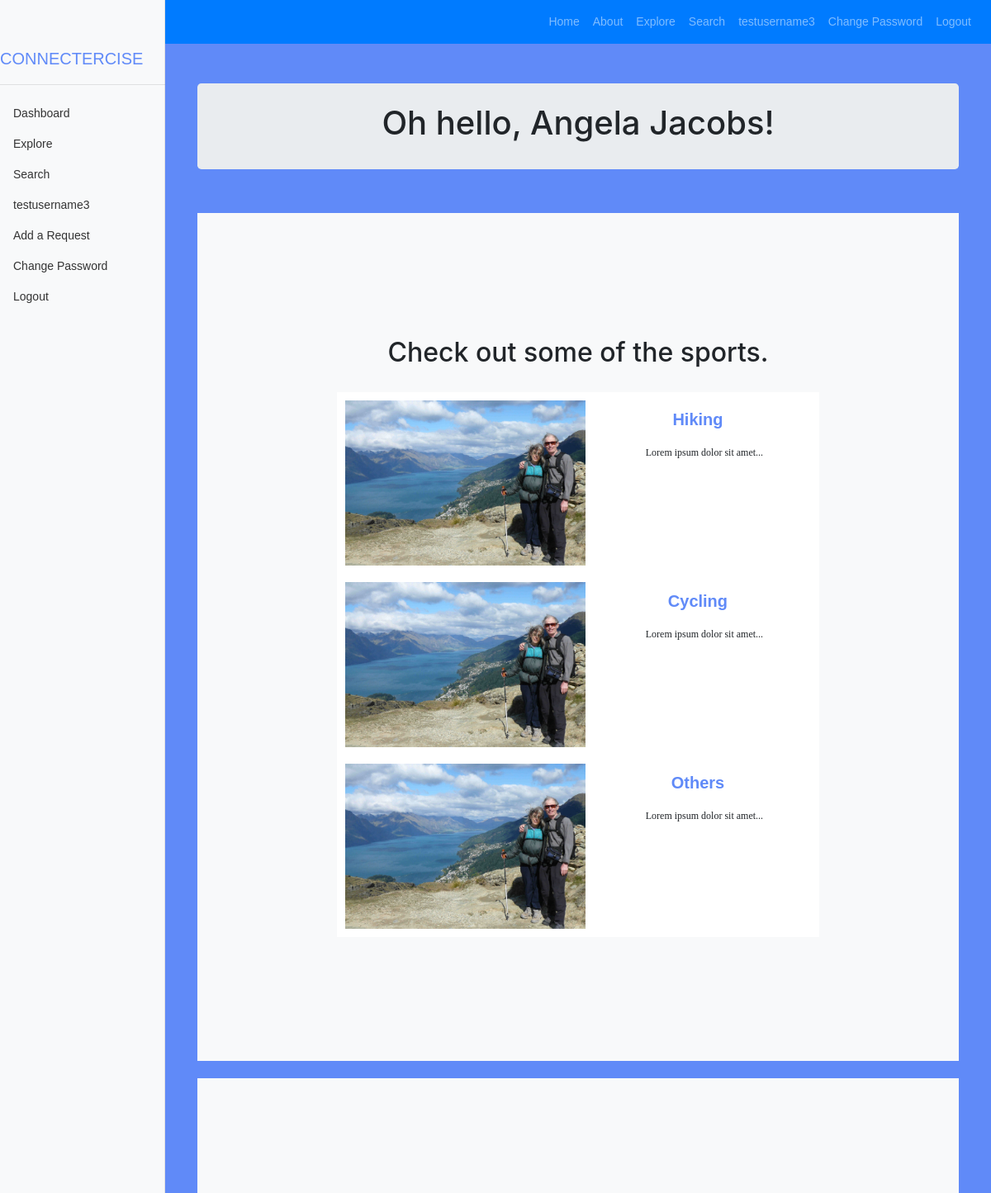
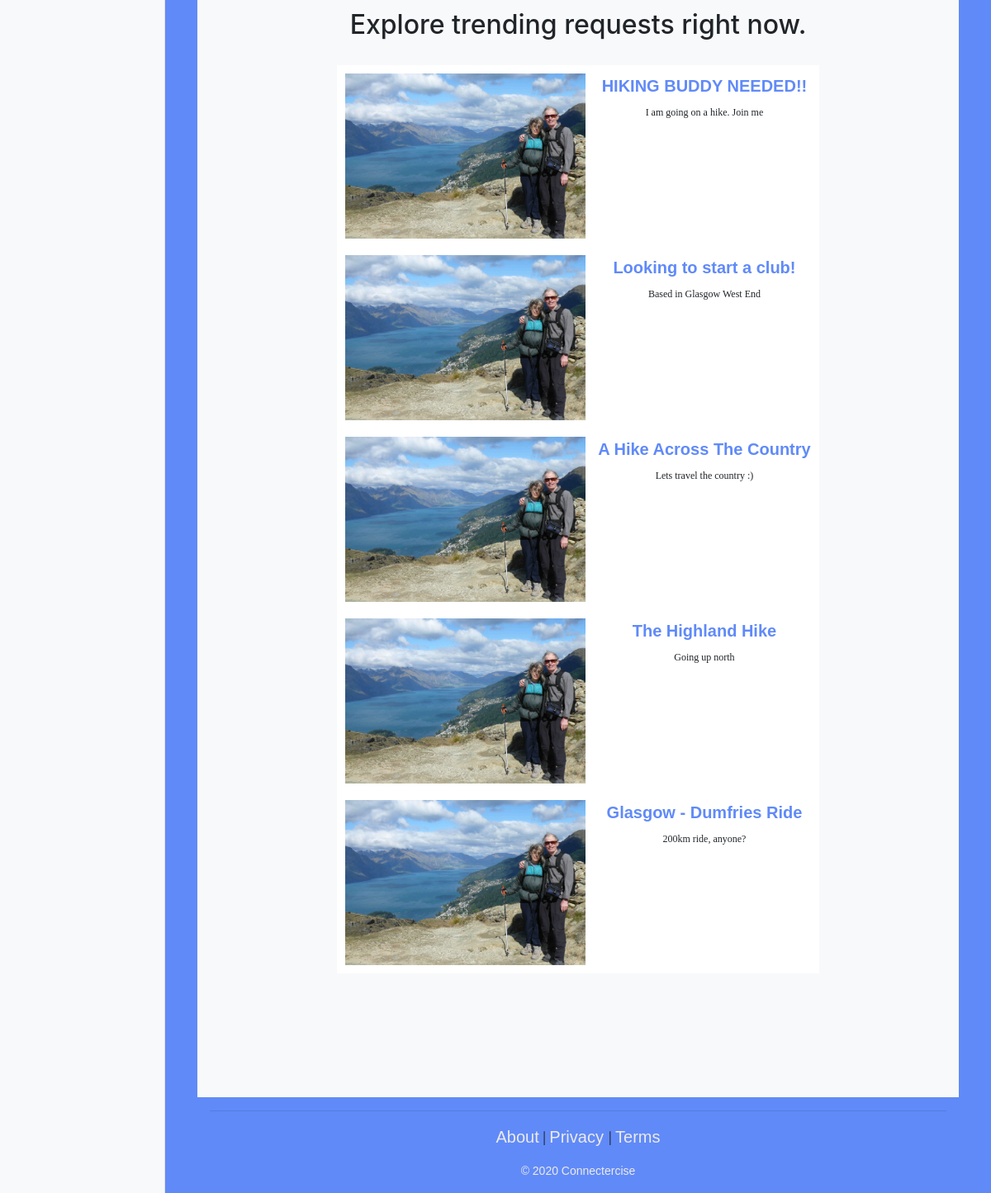
The page / (signed in) on the database its author committed (2 pictures, top to bottom).
### connectercise/models.py (models this page shows, shortened)
class Sport(models.Model):
    name = models.CharField(max_length=128, unique=True)
    slug = models.SlugField(unique=True)

class SportRequest(models.Model):
    sport = models.ForeignKey(Sport, on_delete=models.CASCADE)
    title = models.CharField(max_length=128)
    views = models.IntegerField(default=0)
    slug = models.SlugField(unique=True)
    request_id = models.CharField(max_length=128,primary_key=True)
    suggested_date = models.DateField(null=True, blank=True, help_text='MM/DD/YY (optional HH:MM)')
    location = models.CharField(max_length=512)
    creator = models.ForeignKey(User, on_delete=models.CASCADE)
    desc = models.CharField(max_length=1024)
    completed = models.BooleanField(default=False)
    picture = models.ImageField(upload_to='requests', blank=True)

### connectercise/views.py (the view)
# urls.py: path('', views.index, name='index'),
def index(request):
    if request.user.is_authenticated:
        if timezone.now() - request.user.date_joined < timedelta(seconds=5):
            return redirect(reverse('connectercise:user_settings', kwargs={'user_profile_slug': request.user}))
    sport_list = Sport.objects.all()[:5]
    request_list = SportRequest.objects.order_by('-views')[:5]
    context_dict = {}
    context_dict['boldmessage'] = 'lorem ipsum?'
    context_dict['sports'] = sport_list
    context_dict['requests'] = request_list
    return render(request, 'connectercise/index.html', context=context_dict)

### templates/connectercise/index.html (shortened to what this page needs)
{% extends 'connectercise/base.html' %}
{% load static %}
{% load static %}
{% block body_block %}
{% if user.is_authenticated %}
<div class="container text-center">
    <div class="jumbotron p-4">
        <div class="container">
              <h1>Oh hello,
                {% if user.first_name %}
                {{ user.first_name }} {{ user.last_name }}!
                {% else %}
                {{ user.username }}!
                {% endif %}
                </h1>
        </div>
    </div>
  <br>
<section id="sports" class="bg-light">
<div class="container">
  <div class="row">
    <div class="col-lg-8 mx-auto">
    <h2>Check out some of the sports.</h2><br>
      <ul class="nav flex-column">
        {% if sports %}
            {% for s in sports %}
                <ul class="list">
                    <li class="list">
                    <img class="list" src="{% static 'images/about4.jpg' %}" />
                    <h3 class="list"><a class="nav-link active" href = "{% url 'connectercise:show_sport' s.slug %}">
                     {{ s.name }}</a></h3>
                    <p class="list">Lorem ipsum dolor sit amet...</p>
                    </li>
                </ul>
            {% endfor %}
        {% else %}
            <li class="nav-item">There are no sports present.</li>
        {% endif %}
    </ul>
    </div>
  </div>
</div>
</section>
<br>
<section id="requests" class="bg-light">
<div class="container">
  <div class="row">
    <div class="col-lg-8 mx-auto">
      {% if requests %}
      <h2>Explore trending requests right now.</h2><br>
        <ul class="nav flex-column">
            {% for r in requests %}
                <ul class="list">
                    <li class="list">
                    <img class="list" src="{% static 'images/about4.jpg' %}" />
                    <h3 class="list"><a href="{% url 'connectercise:show_request' r.sport.slug r.slug %}">
                     {{ r.title }}</a></h3>
                    <p class="list">{{ r.desc }}</p>
                    </li>
                </ul>
            {% endfor %}
      {% else %}
            <li class="nav-item">There are no requests present.</li>
      {% endif %}
    </ul>
    </div>
  </div>
</div>
</section>
{% endif %}
{% endblock %}

### templates/connectercise/base.html (shortened to what this page needs)
<!DOCTYPE html>
{% load static %}
{% load connectercise_template_tags %}
<html lang="en">
    <head>
    <link href="{% static 'vendor/bootstrap/css/bootstrap.min.css' %}" rel="stylesheet">
    <link href="{% static 'css/dashboard.css' %}" rel="stylesheet">
    <link rel="stylesheet" href="https://cdnjs.cloudflare.com/ajax/libs/font-awesome/4.7.0/css/font-awesome.min.css">
    <link href="{% static 'css/scrolling-nav.css' %}" rel="stylesheet">
    </head>
    <body>
    <nav class="navbar navbar-expand-md navbar-dark bg-primary">
    <a class="footer" href="{% url 'connectercise:index' %}">
        <span class="nav-item">Connectercise</span>
    </a>
    <div class="collapse navbar-collapse" id="navbarNavDropdown">
        <ul class="navbar-nav ml-auto">
            <li class="nav-item">
                <a class="nav-link" href="{% url 'connectercise:index' %}">Home</a>
            </li>
            <li class="nav-item">
                <a class="nav-link" href="{% url 'connectercise:about' %}">About</a>
            </li>
            <li class="nav-item">
                <a class="nav-link" href="{% url 'connectercise:explore' %}">Explore</a>
            </li>
            <li class="nav-item">
                <a class="nav-link" href="{% url 'connectercise:search' %}">Search</a>
            </li>
            {% if user.is_authenticated %}
            <li class="nav-item">
                <a class="nav-link" href="{% url 'connectercise:show_user' user.username %}">{{ user.username }}</a>
            </li>
            <li class="nav-item">
                <a class="nav-link" href="{% url 'auth_password_change' %}">Change Password</a>
            </li>
             <li class="nav-item">
                <a class="nav-link" href="{% url 'auth_logout' %}?next={% url 'connectercise:index' %}">Logout</a>
            </li>
            {% else %}
             <li class="nav-item">
                <a class="nav-link" href="{% url 'auth_login' %}">Login</a>
            </li>
            {% endif %}
        </ul>
    </div>
</nav>
        {% if user.is_authenticated %}
        <div class="container-fluid">
            <div class="row">
                <nav class="col-md-2 d-none d-md-block bg-light sidebar">
                    <div class="wrapper">
                    <div class="sidebar-sticky">
                        <ul class="nav flex-column">
                        <a class="logo" href="{% url 'connectercise:index' %}">
                            <span class="menu-collapsed">CONNECTERCISE</span>
                        </a>
                        <hr>
                            <ul class="nav flex-column">
                                <li class="nav-item">
                                    <a class="nav-link" href="{% url 'connectercise:index' %}">
                                    Dashboard <span class="sr-only">(current)</span>
                                    </a>
                                </li>
                                <li class="nav-item">
                                    <a class="nav-link" href="{% url 'connectercise:explore' %}">
                                    Explore
                                    </a>
                                </li>
                                <li class="nav-item">
                                    <a class="nav-link" href="{% url 'connectercise:search' %}">
                                    Search
                                    </a>
                                </li>
                                {% if user.is_authenticated %}
                                <li class="nav-item">
                                    <a class="nav-link" href="{% url 'connectercise:show_user' user.username %}">
                                    {{ user.username }}
                                    </a>
                                </li>
                                <li class="nav-item">
                                    <a class="nav-link" href="{% url 'connectercise:add_request' %}">
                                    Add a Request
                                    </a>
                                </li>
                                <li class="nav-item">
                                    <a class="nav-link" href="{% url 'auth_password_change' %}">
                                    Change Password
                                    </a>
                                </li>
                                <li class="nav-item">
                                    <a class="nav-link" href="{% url 'auth_logout' %}?next={% url 'connectercise:index' %}">
                                    Logout
                                    </a>
                                </li>
                                {% endif %}
                            </ul>
                        </ul>
                    </div>
                    </div>
                </nav>
                <main role="main" class="col-md-9  ml-sm-auto col-lg-10 px-4">
            {% else %}
            <div class="container text-center">
            <main role="main" class="col-lg-8 mx-auto">
            {% endif %}
                    {% block body_block %}
                    {% endblock %}
            <div class="container text-center"
            <footer>
                <hr>
                    <a class="footer" href="{% url 'connectercise:about' %}">About</a> | <a class="footer" href="{% url 'connectercise:privacy_policy' %}">Privacy </a> | <a class="footer" href="{% url 'connectercise:terms_of_service' %}">Terms</a></p>
                    <p class="footer">&copy; 2020 Connectercise
            </div>
            </main>
            {% if user.is_authenticated %}
            </div>
            {% endif %}
        </div>
    </body>
</html>

### static/css/dashboard.css (style rules this page uses)
body { font-size: .875rem; background-color: #608AF8; }
.sidebar { position: fixed; top: 0; bottom: 0; left: 0; z-index: 100; padding: 48px 0 0; box-shadow: inset -1px 0 0 rgba(0, 0, 0, .1); }
a.logo { color: #608AF8; font-family: helvetica; font-size: 20px; text-decoration: none; }
a { color: #608AF8; font-family: helvetica; }
a.footer { color: rgb(236, 234, 234); font-family: helvetica; font-size: 20px; text-decoration: none; }
p.footer { color: rgb(236, 234, 234); font-family: helvetica; text-decoration: none; }
.sidebar-sticky { position: relative; top: 0; height: calc(100vh - 48px); padding-top: .5rem; overflow-x: hidden; overflow-y: auto; }
.sidebar .nav-link { font-weight: 500; color: #333; }
[role="main"] { padding-top: 133px; }
@media (min-width: 768px) { [role="main"] { padding-top: 48px; } }
ul.list { list-style-type: none; position: relative; background: rgb(255, 255, 255); width: 500px; }
h3.list { font: bold 20px/1.5 Helvetica, Verdana, sans-serif; }
li img.list { float: left; margin: 0 15px 0 0; background: rgb(255, 255, 255); max-height: 200px; }
li p.list { font: 200 12px/1.5 Georgia, Times New Roman, serif; }
li.list { padding: 10px; overflow: auto; }
* { box-sizing: border-box; }

### static/css/scrolling-nav.css (style rules this page uses)
section { padding: 150px 0; }
* { margin: 0; padding: 0; }
ul.list { list-style-type: none; width: 100%; }
h3.list { font: bold 20px/1.5 Helvetica, Verdana, sans-serif; }
li img.list { float: left; margin: 0 15px 0 0; max-height: 200px; }
li p.list { font: 200 12px/1.5 Georgia, Times New Roman, serif; }
li.list { padding: 10px; overflow: auto; }

### rows shown on the page
Sport: name "Hiking"
Sport: name "Cycling"
Sport: name "Others"
SportRequest: title "HIKING BUDDY NEEDED!!", desc "I am going on a hike. Join me"
SportRequest: title "Looking to start a club!", desc "Based in Glasgow West End"
SportRequest: title "A Hike Across The Country", desc "Lets travel the country :)"
SportRequest: title "The Highland Hike", desc "Going up north"
SportRequest: title "Glasgow - Dumfries Ride", desc "200km ride, anyone?"

### other values the page prints
{{ user.username }} "testusername3"
{{ user.first_name }} "Angela"
{{ user.last_name }} "Jacobs"
